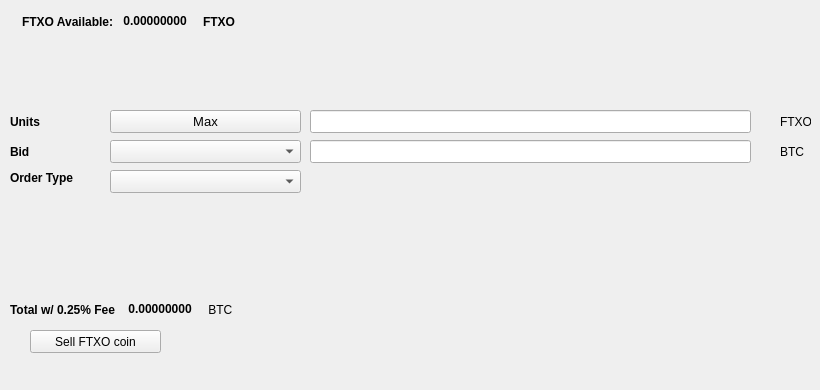
   <widget class="QWidget" name="SellTab">
    <attribute name="title">
     <string>Sell</string>
    </attribute>
    <widget class="QLabel" name="label_16">
     <property name="geometry">
      <rect>
       <x>780</x>
       <y>140</y>
       <width>31</width>
       <height>23</height>
      </rect>
     </property>
     <property name="text">
      <string>BTC</string>
     </property>
    </widget>
    <widget class="QComboBox" name="SellBidcomboBox">
     <property name="geometry">
      <rect>
       <x>110</x>
       <y>140</y>
       <width>191</width>
       <height>23</height>
      </rect>
     </property>
     <property name="font">
      <font>
       <pointsize>10</pointsize>
      </font>
     </property>
    </widget>
    <widget class="QLabel" name="label_18">
     <property name="geometry">
      <rect>
       <x>10</x>
       <y>110</y>
       <width>46</width>
       <height>23</height>
      </rect>
     </property>
     <property name="font">
      <font>
       <weight>75</weight>
       <bold>true</bold>
      </font>
     </property>
     <property name="text">
      <string>Units</string>
     </property>
    </widget>
    <widget class="QPushButton" name="Sell_Max_Amount">
     <property name="geometry">
      <rect>
       <x>110</x>
       <y>110</y>
       <width>191</width>
       <height>23</height>
      </rect>
     </property>
     <property name="font">
      <font>
       <pointsize>10</pointsize>
      </font>
     </property>
     <property name="text">
      <string>Max</string>
     </property>
    </widget>
    <widget class="QLabel" name="label_20">
     <property name="geometry">
      <rect>
       <x>10</x>
       <y>170</y>
       <width>91</width>
       <height>16</height>
      </rect>
     </property>
     <property name="font">
      <font>
       <weight>75</weight>
       <bold>true</bold>
      </font>
     </property>
     <property name="text">
      <string>Order Type</string>
     </property>
    </widget>
    <widget class="QComboBox" name="SellOrdertypeCombo">
     <property name="geometry">
      <rect>
       <x>110</x>
       <y>170</y>
       <width>191</width>
       <height>23</height>
      </rect>
     </property>
     <property name="font">
      <font>
       <pointsize>10</pointsize>
      </font>
     </property>
    </widget>
    <widget class="QLabel" name="label_21">
     <property name="geometry">
      <rect>
       <x>10</x>
       <y>140</y>
       <width>46</width>
       <height>23</height>
      </rect>
     </property>
     <property name="font">
      <font>
       <weight>75</weight>
       <bold>true</bold>
      </font>
     </property>
     <property name="text">
      <string>Bid</string>
     </property>
    </widget>
    <widget class="QLabel" name="label_22">
     <property name="geometry">
      <rect>
       <x>780</x>
       <y>110</y>
       <width>31</width>
       <height>23</height>
      </rect>
     </property>
     <property name="text">
      <string>FTXO</string>
     </property>
    </widget>
    <widget class="QLineEdit" name="UnitsInputfuturexco">
     <property name="geometry">
      <rect>
       <x>310</x>
       <y>110</y>
       <width>441</width>
       <height>23</height>
      </rect>
     </property>
     <property name="font">
      <font>
       <pointsize>9</pointsize>
       <weight>75</weight>
       <bold>true</bold>
      </font>
     </property>
    </widget>
    <widget class="QLineEdit" name="SellBidPriceEdit">
     <property name="geometry">
      <rect>
       <x>310</x>
       <y>140</y>
       <width>441</width>
       <height>23</height>
      </rect>
     </property>
     <property name="font">
      <font>
       <pointsize>9</pointsize>
       <weight>75</weight>
       <bold>true</bold>
      </font>
     </property>
    </widget>
    <widget class="QPushButton" name="SellfuturexcoBTN">
     <property name="geometry">
      <rect>
       <x>30</x>
       <y>330</y>
       <width>131</width>
       <height>23</height>
      </rect>
     </property>
     <property name="text">
      <string>Sell FTXO coin</string>
     </property>
     <property name="icon">
      <iconset resource="../futurexco">
       <normaloff>:/icons/bitcoin</normaloff>:/icons/bitcoin</iconset>
     </property>
    </widget>
    <widget class="QWidget" name="layoutWidget3">
     <property name="geometry">
      <rect>
       <x>22</x>
       <y>12</y>
       <width>258</width>
       <height>19</height>
      </rect>
     </property>
     <layout class="QHBoxLayout" name="horizontalLayout">
      <item>
       <widget class="QLabel" name="label232_2">
        <property name="font">
         <font>
          <weight>75</weight>
          <bold>true</bold>
         </font>
        </property>
        <property name="text">
         <string>FTXO Available:</string>
        </property>
       </widget>
      </item>
      <item>
       <widget class="QLabel" name="futurexcoAvailableLabel">
        <property name="palette">
         <palette>
          <active>
           <colorrole role="WindowText">
            <brush brushstyle="SolidPattern">
             <color alpha="255">
              <red>0</red>
              <green>0</green>
              <blue>0</blue>
             </color>
            </brush>
           </colorrole>
           <colorrole role="Button">
            <brush brushstyle="SolidPattern">
             <color alpha="255">
              <red>0</red>
              <green>170</green>
              <blue>0</blue>
             </color>
            </brush>
           </colorrole>
           <colorrole role="Light">
            <brush brushstyle="SolidPattern">
             <color alpha="255">
              <red>0</red>
              <green>255</green>
              <blue>0</blue>
             </color>
            </brush>
           </colorrole>
           <colorrole role="Midlight">
            <brush brushstyle="SolidPattern">
             <color alpha="255">
              <red>0</red>
              <green>212</green>
              <blue>0</blue>
             </color>
            </brush>
           </colorrole>
           <colorrole role="Dark">
            <brush brushstyle="SolidPattern">
             <color alpha="255">
              <red>0</red>
              <green>85</green>
              <blue>0</blue>
             </color>
            </brush>
           </colorrole>
           <colorrole role="Mid">
            <brush brushstyle="SolidPattern">
             <color alpha="255">
              <red>0</red>
              <green>113</green>
              <blue>0</blue>
             </color>
            </brush>
           </colorrole>
           <colorrole role="Text">
            <brush brushstyle="SolidPattern">
             <color alpha="255">
              <red>0</red>
              <green>170</green>
              <blue>0</blue>
             </color>
            </brush>
           </colorrole>
           <colorrole role="BrightText">
            <brush brushstyle="SolidPattern">
             <color alpha="255">
              <red>255</red>
              <green>255</green>
              <blue>255</blue>
             </color>
            </brush>
           </colorrole>
           <colorrole role="ButtonText">
            <brush brushstyle="SolidPattern">
             <color alpha="255">
              <red>0</red>
              <green>0</green>
              <blue>0</blue>
             </color>
            </brush>
           </colorrole>
           <colorrole role="Base">
            <brush brushstyle="SolidPattern">
             <color alpha="255">
              <red>255</red>
              <green>255</green>
              <blue>255</blue>
             </color>
            </brush>
           </colorrole>
           <colorrole role="Window">
            <brush brushstyle="SolidPattern">
             <color alpha="255">
              <red>0</red>
              <green>170</green>
              <blue>0</blue>
             </color>
            </brush>
           </colorrole>
           <colorrole role="Shadow">
            <brush brushstyle="SolidPattern">
             <color alpha="255">
              <red>0</red>
              <green>0</green>
              <blue>0</blue>
             </color>
            </brush>
           </colorrole>
           <colorrole role="AlternateBase">
            <brush brushstyle="SolidPattern">
             <color alpha="255">
              <red>127</red>
              <green>212</green>
              <blue>127</blue>
             </color>
            </brush>
           </colorrole>
           <colorrole role="ToolTipBase">
            <brush brushstyle="SolidPattern">
             <color alpha="255">
              <red>255</red>
              <green>255</green>
              <blue>220</blue>
             </color>
            </brush>
           </colorrole>
           <colorrole role="ToolTipText">
            <brush brushstyle="SolidPattern">
             <color alpha="255">
              <red>0</red>
              <green>0</green>
              <blue>0</blue>
             </color>
            </brush>
           </colorrole>
          </active>
          <inactive>
           <colorrole role="WindowText">
            <brush brushstyle="SolidPattern">
             <color alpha="255">
              <red>0</red>
              <green>0</green>
              <blue>0</blue>
             </color>
            </brush>
           </colorrole>
           <colorrole role="Button">
            <brush brushstyle="SolidPattern">
             <color alpha="255">
              <red>0</red>
              <green>170</green>
              <blue>0</blue>
             </color>
            </brush>
           </colorrole>
           <colorrole role="Light">
            <brush brushstyle="SolidPattern">
             <color alpha="255">
              <red>0</red>
              <green>255</green>
              <blue>0</blue>
             </color>
            </brush>
           </colorrole>
           <colorrole role="Midlight">
            <brush brushstyle="SolidPattern">
             <color alpha="255">
              <red>0</red>
              <green>212</green>
              <blue>0</blue>
             </color>
            </brush>
           </colorrole>
           <colorrole role="Dark">
            <brush brushstyle="SolidPattern">
             <color alpha="255">
              <red>0</red>
              <green>85</green>
              <blue>0</blue>
             </color>
            </brush>
           </colorrole>
           <colorrole role="Mid">
            <brush brushstyle="SolidPattern">
             <color alpha="255">
              <red>0</red>
              <green>113</green>
              <blue>0</blue>
             </color>
            </brush>
           </colorrole>
           <colorrole role="Text">
            <brush brushstyle="SolidPattern">
             <color alpha="255">
              <red>0</red>
              <green>170</green>
              <blue>0</blue>
             </color>
            </brush>
           </colorrole>
           <colorrole role="BrightText">
            <brush brushstyle="SolidPattern">
             <color alpha="255">
              <red>255</red>
              <green>255</green>
              <blue>255</blue>
             </color>
            </brush>
           </colorrole>
           <colorrole role="ButtonText">
            <brush brushstyle="SolidPattern">
             <color alpha="255">
              <red>0</red>
              <green>0</green>
              <blue>0</blue>
             </color>
            </brush>
           </colorrole>
           <colorrole role="Base">
            <brush brushstyle="SolidPattern">
             <color alpha="255">
              <red>255</red>
              <green>255</green>
              <blue>255</blue>
             </color>
            </brush>
           </colorrole>
           <colorrole role="Window">
            <brush brushstyle="SolidPattern">
             <color alpha="255">
              <red>0</red>
              <green>170</green>
              <blue>0</blue>
             </color>
            </brush>
           </colorrole>
           <colorrole role="Shadow">
            <brush brushstyle="SolidPattern">
             <color alpha="255">
              <red>0</red>
              <green>0</green>
              <blue>0</blue>
             </color>
            </brush>
           </colorrole>
           <colorrole role="AlternateBase">
            <brush brushstyle="SolidPattern">
             <color alpha="255">
              <red>127</red>
              <green>212</green>
              <blue>127</blue>
             </color>
            </brush>
           </colorrole>
           <colorrole role="ToolTipBase">
            <brush brushstyle="SolidPattern">
             <color alpha="255">
              <red>255</red>
              <green>255</green>
              <blue>220</blue>
             </color>
            </brush>
           </colorrole>
           <colorrole role="ToolTipText">
            <brush brushstyle="SolidPattern">
             <color alpha="255">
              <red>0</red>
              <green>0</green>
              <blue>0</blue>
             </color>
            </brush>
           </colorrole>
          </inactive>
          <disabled>
           <colorrole role="WindowText">
            <brush brushstyle="SolidPattern">
             <color alpha="255">
              <red>0</red>
              <green>85</green>
              <blue>0</blue>
             </color>
            </brush>
           </colorrole>
           <colorrole role="Button">
            <brush brushstyle="SolidPattern">
             <color alpha="255">
              <red>0</red>
              <green>170</green>
              <blue>0</blue>
             </color>
            </brush>
           </colorrole>
           <colorrole role="Light">
            <brush brushstyle="SolidPattern">
             <color alpha="255">
              <red>0</red>
              <green>255</green>
              <blue>0</blue>
             </color>
            </brush>
           </colorrole>
           <colorrole role="Midlight">
            <brush brushstyle="SolidPattern">
             <color alpha="255">
              <red>0</red>
              <green>212</green>
              <blue>0</blue>
             </color>
            </brush>
           </colorrole>
           <colorrole role="Dark">
            <brush brushstyle="SolidPattern">
             <color alpha="255">
              <red>0</red>
              <green>85</green>
              <blue>0</blue>
             </color>
            </brush>
           </colorrole>
           <colorrole role="Mid">
            <brush brushstyle="SolidPattern">
             <color alpha="255">
              <red>0</red>
              <green>113</green>
              <blue>0</blue>
             </color>
            </brush>
           </colorrole>
           <colorrole role="Text">
            <brush brushstyle="SolidPattern">
             <color alpha="255">
              <red>0</red>
              <green>85</green>
              <blue>0</blue>
             </color>
            </brush>
           </colorrole>
           <colorrole role="BrightText">
            <brush brushstyle="SolidPattern">
             <color alpha="255">
              <red>255</red>
              <green>255</green>
              <blue>255</blue>
             </color>
            </brush>
           </colorrole>
           <colorrole role="ButtonText">
            <brush brushstyle="SolidPattern">
             <color alpha="255">
              <red>0</red>
              <green>85</green>
              <blue>0</blue>
             </color>
            </brush>
           </colorrole>
           <colorrole role="Base">
            <brush brushstyle="SolidPattern">
             <color alpha="255">
              <red>0</red>
              <green>170</green>
              <blue>0</blue>
             </color>
            </brush>
           </colorrole>
           <colorrole role="Window">
            <brush brushstyle="SolidPattern">
             <color alpha="255">
              <red>0</red>
              <green>170</green>
              <blue>0</blue>
             </color>
            </brush>
           </colorrole>
           <colorrole role="Shadow">
            <brush brushstyle="SolidPattern">
             <color alpha="255">
              <red>0</red>
              <green>0</green>
              <blue>0</blue>
             </color>
            </brush>
           </colorrole>
           <colorrole role="AlternateBase">
            <brush brushstyle="SolidPattern">
             <color alpha="255">
              <red>0</red>
              <green>170</green>
              <blue>0</blue>
             </color>
            </brush>
           </colorrole>
           <colorrole role="ToolTipBase">
            <brush brushstyle="SolidPattern">
             <color alpha="255">
              <red>255</red>
              <green>255</green>
              <blue>220</blue>
             </color>
            </brush>
           </colorrole>
           <colorrole role="ToolTipText">
            <brush brushstyle="SolidPattern">
             <color alpha="255">
              <red>0</red>
              <green>0</green>
              <blue>0</blue>
             </color>
            </brush>
           </colorrole>
          </disabled>
         </palette>
        </property>
        <property name="font">
         <font>
          <weight>75</weight>
          <bold>true</bold>
         </font>
        </property>
        <property name="text">
         <string> 0.00000000 </string>
        </property>
        <property name="textInteractionFlags">
         <set>Qt::LinksAccessibleByMouse|Qt::TextSelectableByKeyboard|Qt::TextSelectableByMouse</set>
        </property>
       </widget>
      </item>
      <item>
       <widget class="QLabel" name="labelfuturexco">
        <property name="font">
         <font>
          <weight>75</weight>
          <bold>true</bold>
         </font>
        </property>
        <property name="text">
         <string>FTXO</string>
        </property>
       </widget>
      </item>
     </layout>
    </widget>
    <widget class="QWidget" name="layoutWidget">
     <property name="geometry">
      <rect>
       <x>10</x>
       <y>300</y>
       <width>268</width>
       <height>19</height>
      </rect>
     </property>
     <layout class="QHBoxLayout" name="horizontalLayout_2">
      <item>
       <widget class="QLabel" name="label_19">
        <property name="font">
         <font>
          <weight>75</weight>
          <bold>true</bold>
         </font>
        </property>
        <property name="text">
         <string>Total w/ 0.25% Fee </string>
        </property>
       </widget>
      </item>
      <item>
       <widget class="QLabel" name="SellCostLabel">
        <property name="palette">
         <palette>
          <active>
           <colorrole role="WindowText">
            <brush brushstyle="SolidPattern">
             <color alpha="255">
              <red>0</red>
              <green>0</green>
              <blue>0</blue>
             </color>
            </brush>
           </colorrole>
           <colorrole role="Button">
            <brush brushstyle="SolidPattern">
             <color alpha="255">
              <red>0</red>
              <green>170</green>
              <blue>0</blue>
             </color>
            </brush>
           </colorrole>
           <colorrole role="Light">
            <brush brushstyle="SolidPattern">
             <color alpha="255">
              <red>0</red>
              <green>255</green>
              <blue>0</blue>
             </color>
            </brush>
           </colorrole>
           <colorrole role="Midlight">
            <brush brushstyle="SolidPattern">
             <color alpha="255">
              <red>0</red>
              <green>212</green>
              <blue>0</blue>
             </color>
            </brush>
           </colorrole>
           <colorrole role="Dark">
            <brush brushstyle="SolidPattern">
             <color alpha="255">
              <red>0</red>
              <green>85</green>
              <blue>0</blue>
             </color>
            </brush>
           </colorrole>
           <colorrole role="Mid">
            <brush brushstyle="SolidPattern">
             <color alpha="255">
              <red>0</red>
              <green>113</green>
              <blue>0</blue>
             </color>
            </brush>
           </colorrole>
           <colorrole role="Text">
            <brush brushstyle="SolidPattern">
             <color alpha="255">
              <red>0</red>
              <green>170</green>
              <blue>0</blue>
             </color>
            </brush>
           </colorrole>
           <colorrole role="BrightText">
            <brush brushstyle="SolidPattern">
             <color alpha="255">
              <red>255</red>
              <green>255</green>
              <blue>255</blue>
             </color>
            </brush>
           </colorrole>
           <colorrole role="ButtonText">
            <brush brushstyle="SolidPattern">
             <color alpha="255">
              <red>0</red>
              <green>0</green>
              <blue>0</blue>
             </color>
            </brush>
           </colorrole>
           <colorrole role="Base">
            <brush brushstyle="SolidPattern">
             <color alpha="255">
              <red>255</red>
              <green>255</green>
              <blue>255</blue>
             </color>
            </brush>
           </colorrole>
           <colorrole role="Window">
            <brush brushstyle="SolidPattern">
             <color alpha="255">
              <red>0</red>
              <green>170</green>
              <blue>0</blue>
             </color>
            </brush>
           </colorrole>
           <colorrole role="Shadow">
            <brush brushstyle="SolidPattern">
             <color alpha="255">
              <red>0</red>
              <green>0</green>
              <blue>0</blue>
             </color>
            </brush>
           </colorrole>
           <colorrole role="AlternateBase">
            <brush brushstyle="SolidPattern">
             <color alpha="255">
              <red>127</red>
              <green>212</green>
              <blue>127</blue>
             </color>
            </brush>
           </colorrole>
           <colorrole role="ToolTipBase">
            <brush brushstyle="SolidPattern">
             <color alpha="255">
              <red>255</red>
              <green>255</green>
              <blue>220</blue>
             </color>
            </brush>
           </colorrole>
           <colorrole role="ToolTipText">
            <brush brushstyle="SolidPattern">
             <color alpha="255">
              <red>0</red>
              <green>0</green>
              <blue>0</blue>
             </color>
            </brush>
           </colorrole>
          </active>
          <inactive>
           <colorrole role="WindowText">
            <brush brushstyle="SolidPattern">
             <color alpha="255">
              <red>0</red>
              <green>0</green>
              <blue>0</blue>
             </color>
            </brush>
           </colorrole>
           <colorrole role="Button">
            <brush brushstyle="SolidPattern">
             <color alpha="255">
              <red>0</red>
              <green>170</green>
              <blue>0</blue>
             </color>
            </brush>
           </colorrole>
           <colorrole role="Light">
            <brush brushstyle="SolidPattern">
             <color alpha="255">
              <red>0</red>
              <green>255</green>
              <blue>0</blue>
             </color>
            </brush>
           </colorrole>
           <colorrole role="Midlight">
            <brush brushstyle="SolidPattern">
             <color alpha="255">
              <red>0</red>
              <green>212</green>
              <blue>0</blue>
             </color>
            </brush>
           </colorrole>
           <colorrole role="Dark">
            <brush brushstyle="SolidPattern">
             <color alpha="255">
              <red>0</red>
              <green>85</green>
              <blue>0</blue>
             </color>
            </brush>
           </colorrole>
           <colorrole role="Mid">
            <brush brushstyle="SolidPattern">
             <color alpha="255">
              <red>0</red>
              <green>113</green>
              <blue>0</blue>
             </color>
            </brush>
           </colorrole>
           <colorrole role="Text">
            <brush brushstyle="SolidPattern">
             <color alpha="255">
              <red>0</red>
              <green>170</green>
              <blue>0</blue>
             </color>
            </brush>
           </colorrole>
           <colorrole role="BrightText">
            <brush brushstyle="SolidPattern">
             <color alpha="255">
              <red>255</red>
              <green>255</green>
              <blue>255</blue>
             </color>
            </brush>
           </colorrole>
           <colorrole role="ButtonText">
            <brush brushstyle="SolidPattern">
             <color alpha="255">
              <red>0</red>
              <green>0</green>
              <blue>0</blue>
             </color>
            </brush>
           </colorrole>
           <colorrole role="Base">
            <brush brushstyle="SolidPattern">
             <color alpha="255">
              <red>255</red>
              <green>255</green>
              <blue>255</blue>
             </color>
            </brush>
           </colorrole>
           <colorrole role="Window">
            <brush brushstyle="SolidPattern">
             <color alpha="255">
              <red>0</red>
              <green>170</green>
              <blue>0</blue>
             </color>
            </brush>
           </colorrole>
           <colorrole role="Shadow">
            <brush brushstyle="SolidPattern">
             <color alpha="255">
              <red>0</red>
              <green>0</green>
              <blue>0</blue>
             </color>
            </brush>
           </colorrole>
           <colorrole role="AlternateBase">
            <brush brushstyle="SolidPattern">
             <color alpha="255">
              <red>127</red>
              <green>212</green>
              <blue>127</blue>
             </color>
            </brush>
           </colorrole>
           <colorrole role="ToolTipBase">
            <brush brushstyle="SolidPattern">
             <color alpha="255">
              <red>255</red>
              <green>255</green>
              <blue>220</blue>
             </color>
            </brush>
           </colorrole>
           <colorrole role="ToolTipText">
            <brush brushstyle="SolidPattern">
             <color alpha="255">
              <red>0</red>
              <green>0</green>
              <blue>0</blue>
             </color>
            </brush>
           </colorrole>
          </inactive>
          <disabled>
           <colorrole role="WindowText">
            <brush brushstyle="SolidPattern">
             <color alpha="255">
              <red>0</red>
              <green>85</green>
              <blue>0</blue>
             </color>
            </brush>
           </colorrole>
           <colorrole role="Button">
            <brush brushstyle="SolidPattern">
             <color alpha="255">
              <red>0</red>
              <green>170</green>
              <blue>0</blue>
             </color>
            </brush>
           </colorrole>
           <colorrole role="Light">
            <brush brushstyle="SolidPattern">
             <color alpha="255">
              <red>0</red>
              <green>255</green>
              <blue>0</blue>
             </color>
            </brush>
           </colorrole>
           <colorrole role="Midlight">
            <brush brushstyle="SolidPattern">
             <color alpha="255">
              <red>0</red>
              <green>212</green>
              <blue>0</blue>
             </color>
            </brush>
           </colorrole>
           <colorrole role="Dark">
            <brush brushstyle="SolidPattern">
             <color alpha="255">
              <red>0</red>
              <green>85</green>
              <blue>0</blue>
             </color>
            </brush>
           </colorrole>
           <colorrole role="Mid">
            <brush brushstyle="SolidPattern">
             <color alpha="255">
              <red>0</red>
              <green>113</green>
              <blue>0</blue>
             </color>
            </brush>
           </colorrole>
           <colorrole role="Text">
            <brush brushstyle="SolidPattern">
             <color alpha="255">
              <red>0</red>
              <green>85</green>
              <blue>0</blue>
             </color>
            </brush>
           </colorrole>
           <colorrole role="BrightText">
            <brush brushstyle="SolidPattern">
             <color alpha="255">
              <red>255</red>
              <green>255</green>
              <blue>255</blue>
             </color>
            </brush>
           </colorrole>
           <colorrole role="ButtonText">
            <brush brushstyle="SolidPattern">
             <color alpha="255">
              <red>0</red>
              <green>85</green>
              <blue>0</blue>
             </color>
            </brush>
           </colorrole>
           <colorrole role="Base">
            <brush brushstyle="SolidPattern">
             <color alpha="255">
              <red>0</red>
              <green>170</green>
              <blue>0</blue>
             </color>
            </brush>
           </colorrole>
           <colorrole role="Window">
            <brush brushstyle="SolidPattern">
             <color alpha="255">
              <red>0</red>
              <green>170</green>
              <blue>0</blue>
             </color>
            </brush>
           </colorrole>
           <colorrole role="Shadow">
            <brush brushstyle="SolidPattern">
             <color alpha="255">
              <red>0</red>
              <green>0</green>
              <blue>0</blue>
             </color>
            </brush>
           </colorrole>
           <colorrole role="AlternateBase">
            <brush brushstyle="SolidPattern">
             <color alpha="255">
              <red>0</red>
              <green>170</green>
              <blue>0</blue>
             </color>
            </brush>
           </colorrole>
           <colorrole role="ToolTipBase">
            <brush brushstyle="SolidPattern">
             <color alpha="255">
              <red>255</red>
              <green>255</green>
              <blue>220</blue>
             </color>
            </brush>
           </colorrole>
           <colorrole role="ToolTipText">
            <brush brushstyle="SolidPattern">
             <color alpha="255">
              <red>0</red>
              <green>0</green>
              <blue>0</blue>
             </color>
            </brush>
           </colorrole>
          </disabled>
         </palette>
        </property>
        <property name="font">
         <font>
          <weight>75</weight>
          <bold>true</bold>
         </font>
        </property>
        <property name="autoFillBackground">
         <bool>false</bool>
        </property>
        <property name="text">
         <string> 0.00000000</string>
        </property>
        <property name="textInteractionFlags">
         <set>Qt::LinksAccessibleByMouse|Qt::TextSelectableByMouse</set>
        </property>
       </widget>
      </item>
      <item>
       <widget class="QLabel" name="label_17">
        <property name="font">
         <font>
          <weight>50</weight>
          <bold>false</bold>
         </font>
        </property>
        <property name="text">
         <string> BTC</string>
        </property>
       </widget>
      </item>
     </layout>
    </widget>
    <widget class="QLabel" name="label_23">
     <property name="geometry">
      <rect>
       <x>460</x>
       <y>300</y>
       <width>281</width>
       <height>81</height>
      </rect>
     </property>
     <property name="text">
      <string/>
     </property>
     <property name="pixmap">
      <pixmap>:/images/bittrex</pixmap>
     </property>
    </widget>
   </widget>
